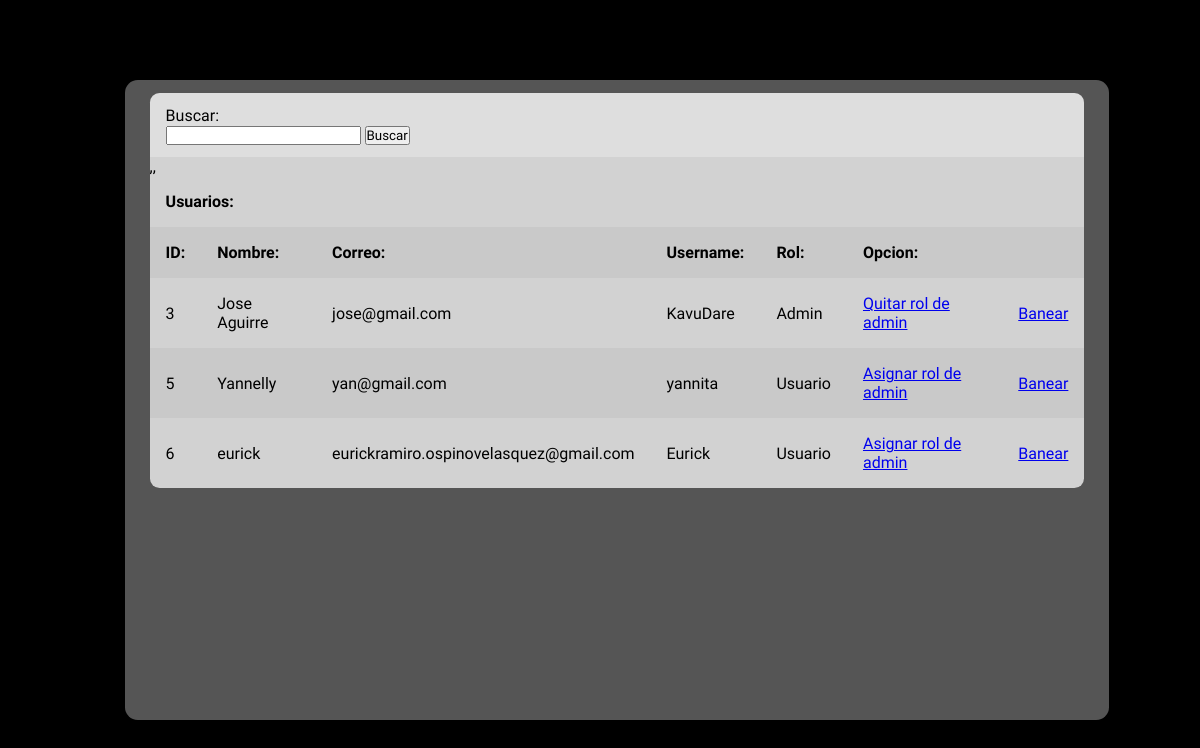
Page /adminCtrlUserList.php (signed in) on the earlier database version.
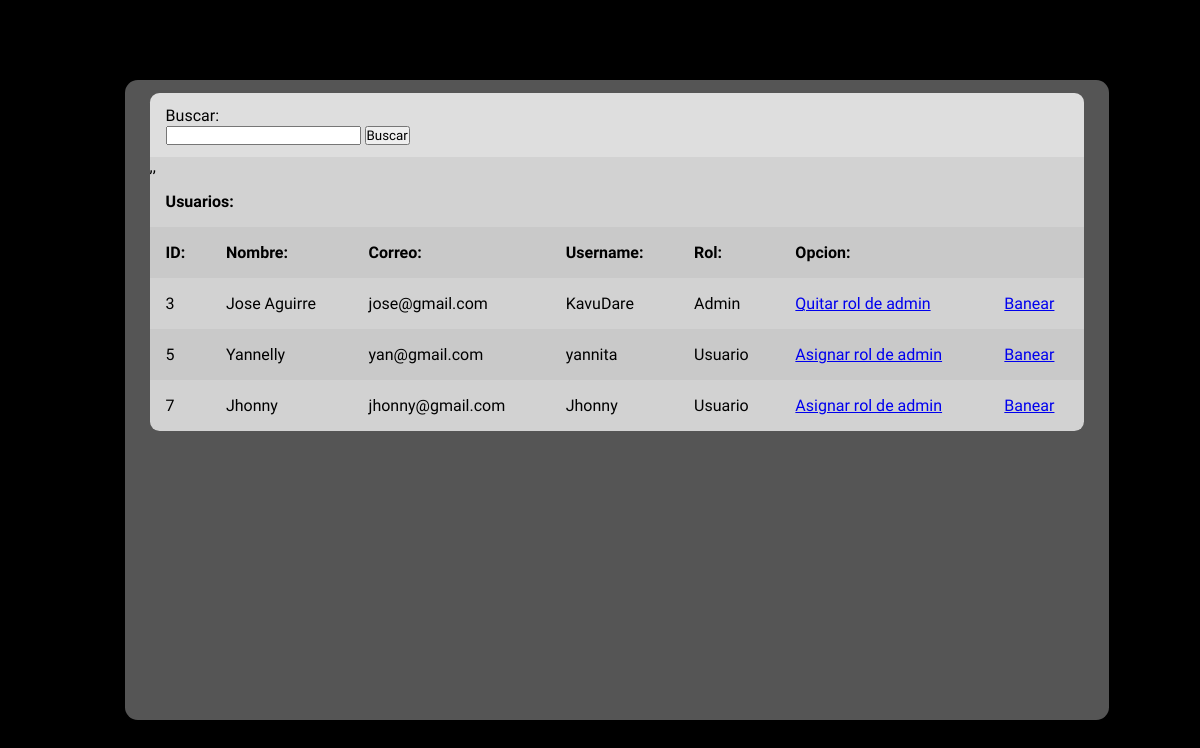
Same page on the later database version.
### tables this page shows
CREATE TABLE `users` (
  `id` int(11) NOT NULL,
  `fullname` varchar(50) NOT NULL,
  `email` varchar(100) NOT NULL,
  `username` varchar(25) NOT NULL,
  `password` varchar(255) NOT NULL,
  `idRol` int(11) NOT NULL
);

### adminCtrlUserList.php (the view, shortened to what this page needs)
<?php
    include "./inc/htmlOpen.php";
?>
<section class="container">
    <main class="table">
        <section class="table_body">
    <form action="" method="GET">
        <label for="busqueda">Buscar:</label><br>
        <input type="text" name="busqueda" id="busqueda">
        <input type="submit" value="Buscar" class="boton">
    </form>
    <?php
        include "./php/clases/user.php";
        $usuarios = new Usuario;
        $busqueda = (isset($_GET['busqueda'])) ? limpiarCadena($_GET['busqueda']) : "";
        $usuarios = $usuarios->listarUsuarios($busqueda);
        if (!$usuarios){
            echo "No se han encontrado usuarios :(";
        }else{
            echo '
            <table id="resultado">
                <tbody>
                    <tr>
                        <th colspan="7">Usuarios:</th>
                    </tr>
                    <tr>
                        <th>ID:</th>
                        <th>Nombre:</th>
                        <th>Correo:</th>
                        <th>Username:</th>
                        <th>Rol:</th>
                        <th colspan="2">Opcion:</th>
                    </tr>
            ';
            foreach($usuarios as $usuario){
                echo '
                <tr>
                    <td>'.$usuario['id'].'</a></td>
                    <td>'.$usuario['fullname'].'</td>
                    <td>'.$usuario['email'].'</td>
                    <td>'.$usuario['username'].'</td>
                ';
                if($usuario['idRol'] == 1){
                    echo '
                        <td>Admin</td>
                        <td><a href="./adminCtrlUserList.php?idRolUpdate='.$usuario['id'].'">Quitar rol de admin</a></td>
                    ';
                }else{
                    echo '
                    <td>Usuario</td>
                    <td><a href="./adminCtrlUserList.php?idRolUpdate='.$usuario['id'].'">Asignar rol de admin</a></td>
                    ';
                }
                echo '<td><a href="./adminCtrlUserList.php?idElim='.$usuario['id'].'">Banear</a></td>
                </tr>';
            }
            echo '
                </tbody>
            </table>
            ';
        }
    ?>
    </section>
      </main>
</section>
<?php
    include "./inc/htmlClose.php";
?>

Differences in the rows shown:
removed users: id "6", fullname "eurick", email "eurickramiro.ospinovelasquez@gmail.com", username "Eurick"
added users: id "7", fullname "Jhonny", email "jhonny@gmail.com", username "Jhonny"
